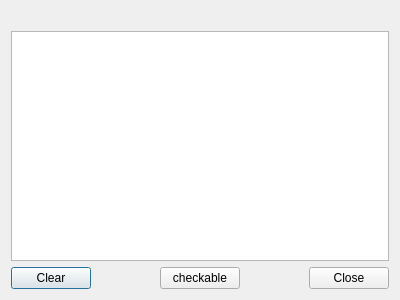
<?xml version="1.0" encoding="UTF-8"?>
<ui version="4.0">
 <class>Dialog</class>
 <widget class="QDialog" name="Dialog">
  <property name="geometry">
   <rect>
    <x>0</x>
    <y>0</y>
    <width>400</width>
    <height>300</height>
   </rect>
  </property>
  <property name="windowTitle">
   <string>Dialog</string>
  </property>
  <layout class="QVBoxLayout" name="verticalLayout_2">
   <item>
    <layout class="QVBoxLayout" name="verticalLayout">
     <item>
      <widget class="QLabel" name="label">
       <property name="text">
        <string/>
       </property>
      </widget>
     </item>
     <item>
      <widget class="QTextEdit" name="textEdit"/>
     </item>
     <item>
      <layout class="QHBoxLayout" name="horizontalLayout">
       <item>
        <widget class="QPushButton" name="pushButton">
         <property name="text">
          <string>Clear</string>
         </property>
        </widget>
       </item>
       <item>
        <spacer name="horizontalSpacer_2">
         <property name="orientation">
          <enum>Qt::Horizontal</enum>
         </property>
         <property name="sizeHint" stdset="0">
          <size>
           <width>40</width>
           <height>20</height>
          </size>
         </property>
        </spacer>
       </item>
       <item>
        <widget class="QPushButton" name="pushButton_3">
         <property name="text">
          <string>checkable</string>
         </property>
         <property name="checkable">
          <bool>true</bool>
         </property>
        </widget>
       </item>
       <item>
        <spacer name="horizontalSpacer">
         <property name="orientation">
          <enum>Qt::Horizontal</enum>
         </property>
         <property name="sizeHint" stdset="0">
          <size>
           <width>40</width>
           <height>20</height>
          </size>
         </property>
        </spacer>
       </item>
       <item>
        <widget class="QPushButton" name="pushButton_2">
         <property name="text">
          <string>Close</string>
         </property>
        </widget>
       </item>
      </layout>
     </item>
    </layout>
   </item>
  </layout>
 </widget>
 <resources/>
 <connections>
  <connection>
   <sender>pushButton</sender>
   <signal>clicked()</signal>
   <receiver>textEdit</receiver>
   <slot>clear()</slot>
   <hints>
    <hint type="sourcelabel">
     <x>34</x>
     <y>275</y>
    </hint>
    <hint type="destinationlabel">
     <x>284</x>
     <y>244</y>
    </hint>
   </hints>
  </connection>
  <connection>
   <sender>pushButton_2</sender>
   <signal>clicked()</signal>
   <receiver>Dialog</receiver>
   <slot>reject()</slot>
   <hints>
    <hint type="sourcelabel">
     <x>345</x>
     <y>280</y>
    </hint>
    <hint type="destinationlabel">
     <x>293</x>
     <y>291</y>
    </hint>
   </hints>
  </connection>
 </connections>
</ui>
